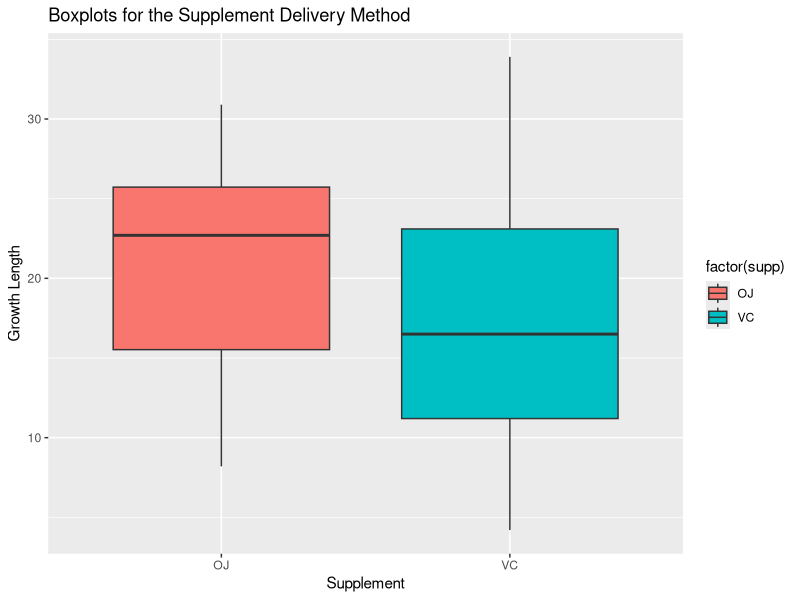
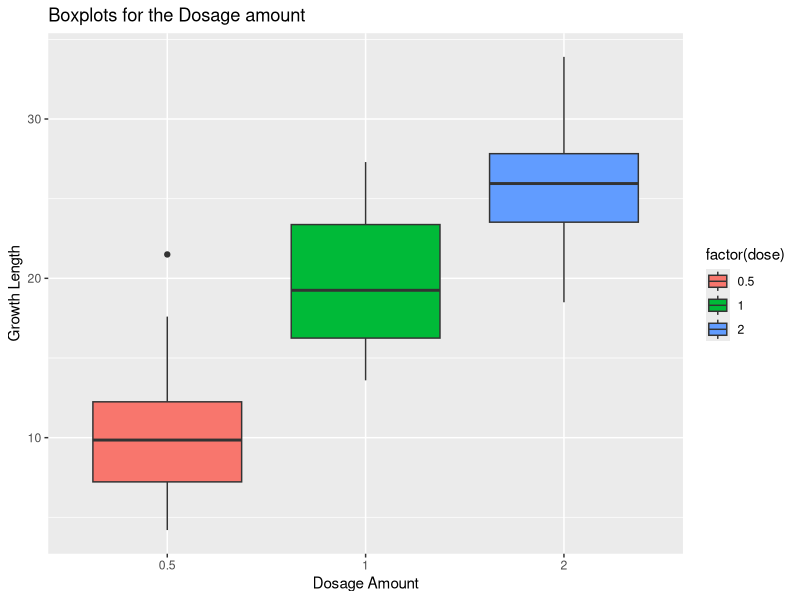
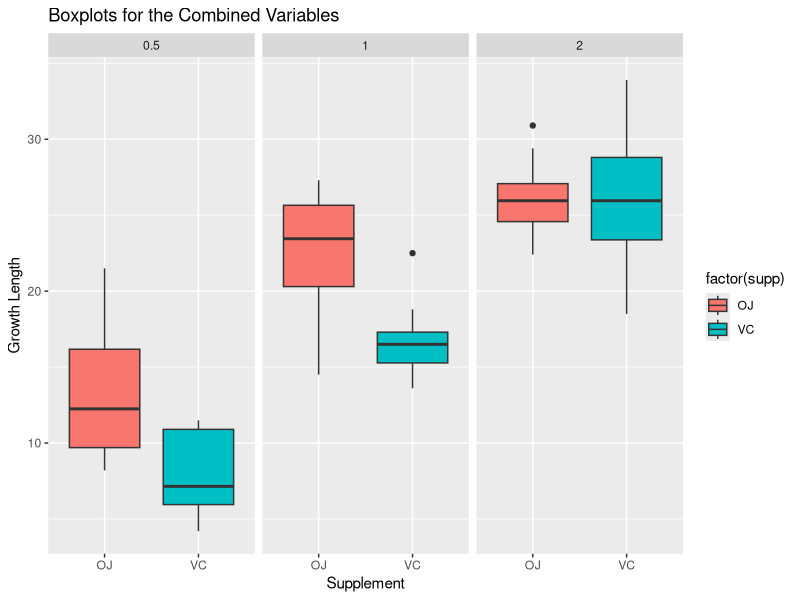

The R source for these figures, in order:
## ---- chunk 1
library(ggplot2)
library(dplyr)
knitr::opts_chunk$set(echo = TRUE)
## ---- chunk 2
data <- data.frame(ToothGrowth)
## ---- chunk 3
classify <- function(n) 
{
  if (n >= 2)
    return("High")
  else if(n>=1)
    return("Moderate")
  else
    return("Low")
}
data$dosage <- sapply(data$dose,classify)
## ---- chunk 4
head(data)
## ---- chunk 5
str(data)
## ---- chunk 6
data_plot1 <- ggplot(data, aes(supp, len,fill=factor(supp)))
data_plot1 <- data_plot1 + geom_boxplot()
data_plot1 <- data_plot1 + labs(title="Boxplots for the Supplement Delivery Method", x="Supplement", y="Growth Length")
## ---- chunk 7
data_plot1
## ---- chunk 8
data_plot2 <- ggplot(data, aes(factor(dose), len, fill=factor(dose)))
data_plot2 <- data_plot2 + geom_boxplot()
data_plot2 <- data_plot2 + labs(title="Boxplots for the Dosage amount", x="Dosage Amount", y="Growth Length")
## ---- chunk 9
data_plot2
## ---- chunk 10
data_plot3 <- ggplot(data, aes(supp, len, fill=factor(supp)))
data_plot3 <- data_plot3 + facet_grid(.~dose)
data_plot3 <- data_plot3 + geom_boxplot()
data_plot3 <- data_plot3 + labs(title="Boxplots for the Combined Variables", x="Supplement", y="Growth Length")
## ---- chunk 11
data_plot3
## ---- chunk 12
data_vc <- data %>% 
  filter(supp == "VC")
t_test_vc <- t.test(data_vc$len, conf.level = .95)
conf_vc <- t_test_vc$conf.int
conf_vc
## ---- chunk 13
conf_vc_1 <- round(conf_vc[1], digits=2)
conf_vc_2 <- round(conf_vc[2], digits=2)
## ---- chunk 14
data_oj <- data %>% 
  filter(supp == "OJ") %>% 
  filter(dosage == "High")
t_test_oj <- t.test(data_oj$len, conf.level = .95)
conf_oj <- t_test_oj$conf.int
conf_oj
## ---- chunk 15
conf_oj_1 <- round(conf_oj[1], digits=2)
conf_oj_2 <- round(conf_oj[2], digits=2)
## ---- chunk 16
test1 <- t.test(data_vc$len, data_oj$len)
test1
## ---- chunk 17
data_2_oj_mod <- data %>% 
  filter(supp == "OJ") %>% 
  filter(dosage == "Moderate")
data_2_oj_high <- data %>% 
  filter(supp == "OJ") %>% 
  filter(dosage == "High")
test2 <- t.test(data_2_oj_mod$len, data_2_oj_high$len, alternative = "less")
test2
## ---- chunk 18
data_3_vc_mod <- data %>% 
  filter(supp == "VC") %>% 
  filter(dosage == "Moderate")
data_3_vc_high <- data %>% 
  filter(supp == "VC") %>% 
  filter(dosage == "High")
test3 <- t.test(data_3_vc_mod$len, data_3_vc_high$len, alternative = "less")
test3
## ---- chunk 19
data_4_vc_mod <- data %>% 
  filter(supp=="VC") %>% 
  filter(dosage=="Moderate")
data_4_oj_mod <- data %>% 
  filter(supp=="OJ") %>% 
  filter(dosage=="Moderate")
test4 <- t.test(data_4_vc_mod$len,data_4_oj_mod$len)
test4
## ---- chunk 20
data_5_vc_high <- data %>% 
  filter(supp=="VC") %>% 
  filter(dosage=="High")
data_5_oj_high <- data %>% 
  filter(supp=="OJ") %>% 
  filter(dosage=="High")
test5 <- t.test(data_5_vc_high$len,data_5_oj_high$len)
test5
